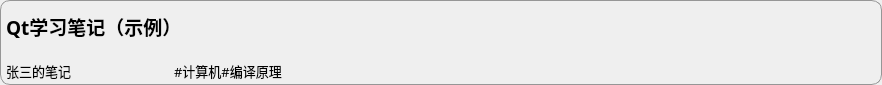
<?xml version="1.0" encoding="UTF-8"?>
<ui version="4.0">
 <class>NoteItem</class>
 <widget class="QWidget" name="NoteItem">
  <property name="geometry">
   <rect>
    <x>0</x>
    <y>0</y>
    <width>882</width>
    <height>85</height>
   </rect>
  </property>
  <property name="windowTitle">
   <string>Form</string>
  </property>
  <layout class="QGridLayout" name="gridLayout">
   <property name="leftMargin">
    <number>0</number>
   </property>
   <property name="topMargin">
    <number>0</number>
   </property>
   <property name="rightMargin">
    <number>0</number>
   </property>
   <property name="bottomMargin">
    <number>0</number>
   </property>
   <item row="0" column="0">
    <widget class="QFrame" name="frame">
     <property name="styleSheet">
      <string notr="true">QFrame#frame{
	border:1px solid rgb(150,150,150);
	border-radius:10px;
}</string>
     </property>
     <property name="frameShape">
      <enum>QFrame::StyledPanel</enum>
     </property>
     <property name="frameShadow">
      <enum>QFrame::Raised</enum>
     </property>
     <layout class="QHBoxLayout" name="horizontalLayout_3" stretch="3,1">
      <property name="leftMargin">
       <number>5</number>
      </property>
      <property name="topMargin">
       <number>0</number>
      </property>
      <property name="rightMargin">
       <number>0</number>
      </property>
      <property name="bottomMargin">
       <number>0</number>
      </property>
      <item>
       <widget class="QWidget" name="widget_3" native="true">
        <layout class="QVBoxLayout" name="verticalLayout" stretch="2,1">
         <property name="leftMargin">
          <number>0</number>
         </property>
         <property name="topMargin">
          <number>0</number>
         </property>
         <property name="rightMargin">
          <number>0</number>
         </property>
         <property name="bottomMargin">
          <number>0</number>
         </property>
         <item>
          <widget class="QLabel" name="label_3">
           <property name="font">
            <font>
             <family>楷体</family>
             <pointsize>14</pointsize>
             <weight>75</weight>
             <bold>true</bold>
            </font>
           </property>
           <property name="text">
            <string>Qt学习笔记（示例）</string>
           </property>
          </widget>
         </item>
         <item>
          <widget class="QWidget" name="widget_2" native="true">
           <layout class="QHBoxLayout" name="horizontalLayout_2" stretch="1,3">
            <property name="leftMargin">
             <number>0</number>
            </property>
            <property name="topMargin">
             <number>0</number>
            </property>
            <property name="rightMargin">
             <number>0</number>
            </property>
            <property name="bottomMargin">
             <number>0</number>
            </property>
            <item>
             <widget class="QLabel" name="label">
              <property name="font">
               <font>
                <family>楷体</family>
                <pointsize>10</pointsize>
               </font>
              </property>
              <property name="text">
               <string>张三的笔记</string>
              </property>
             </widget>
            </item>
            <item>
             <widget class="QLabel" name="label_2">
              <property name="font">
               <font>
                <family>楷体</family>
                <pointsize>10</pointsize>
               </font>
              </property>
              <property name="text">
               <string>#计算机#编译原理</string>
              </property>
             </widget>
            </item>
           </layout>
          </widget>
         </item>
        </layout>
       </widget>
      </item>
      <item>
       <widget class="QWidget" name="widget_4" native="true">
        <layout class="QGridLayout" name="gridLayout_2">
         <item row="0" column="0">
          <widget class="QWidget" name="widget" native="true">
           <layout class="QHBoxLayout" name="horizontalLayout">
            <property name="leftMargin">
             <number>10</number>
            </property>
            <property name="topMargin">
             <number>10</number>
            </property>
            <property name="rightMargin">
             <number>10</number>
            </property>
            <property name="bottomMargin">
             <number>10</number>
            </property>
            <item>
             <widget class="QToolButton" name="shareButton">
              <property name="sizePolicy">
               <sizepolicy hsizetype="Preferred" vsizetype="Preferred">
                <horstretch>0</horstretch>
                <verstretch>0</verstretch>
               </sizepolicy>
              </property>
              <property name="styleSheet">
               <string notr="true">QToolButton:hover{
	background-color: rgb(20, 200, 255);
	border-radius: 15px;
}</string>
              </property>
              <property name="text">
               <string/>
              </property>
              <property name="icon">
               <iconset resource="res.qrc">
                <normaloff>:/resource/share.png</normaloff>:/resource/share.png</iconset>
              </property>
              <property name="autoRaise">
               <bool>true</bool>
              </property>
             </widget>
            </item>
            <item>
             <widget class="QToolButton" name="deleteButton">
              <property name="sizePolicy">
               <sizepolicy hsizetype="Preferred" vsizetype="Preferred">
                <horstretch>0</horstretch>
                <verstretch>0</verstretch>
               </sizepolicy>
              </property>
              <property name="styleSheet">
               <string notr="true">QToolButton:hover{
	background-color: rgb(255, 0, 0);
	border-radius: 15px;
}</string>
              </property>
              <property name="text">
               <string/>
              </property>
              <property name="icon">
               <iconset resource="res.qrc">
                <normaloff>:/resource/delete.png</normaloff>:/resource/delete.png</iconset>
              </property>
              <property name="autoRaise">
               <bool>true</bool>
              </property>
             </widget>
            </item>
            <item>
             <widget class="QToolButton" name="editButton">
              <property name="sizePolicy">
               <sizepolicy hsizetype="Preferred" vsizetype="Preferred">
                <horstretch>0</horstretch>
                <verstretch>0</verstretch>
               </sizepolicy>
              </property>
              <property name="styleSheet">
               <string notr="true">QToolButton:hover{
	background-color: rgb(200, 200, 200);
	border-radius: 15px;
}</string>
              </property>
              <property name="text">
               <string/>
              </property>
              <property name="icon">
               <iconset resource="res.qrc">
                <normaloff>:/resource/edit.png</normaloff>:/resource/edit.png</iconset>
              </property>
              <property name="autoRaise">
               <bool>true</bool>
              </property>
             </widget>
            </item>
           </layout>
          </widget>
         </item>
        </layout>
       </widget>
      </item>
     </layout>
    </widget>
   </item>
  </layout>
 </widget>
 <resources>
  <include location="res.qrc"/>
 </resources>
 <connections/>
</ui>
